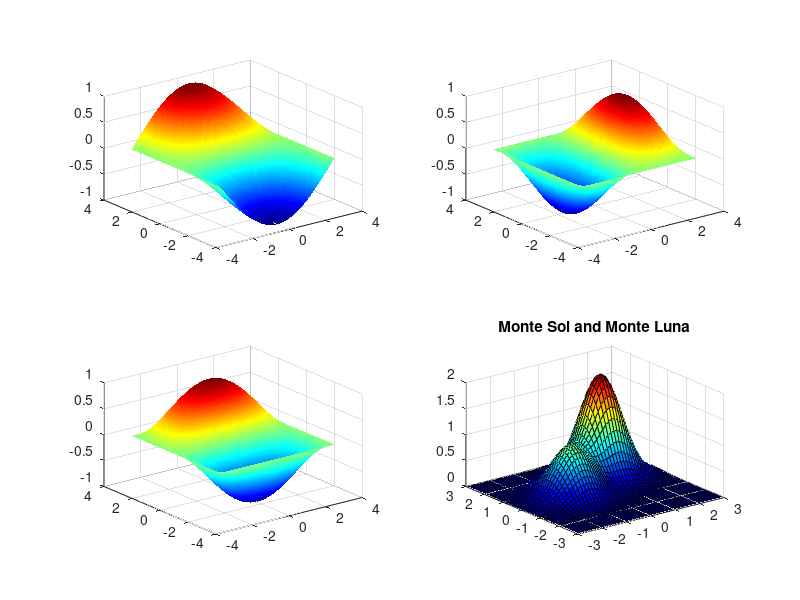
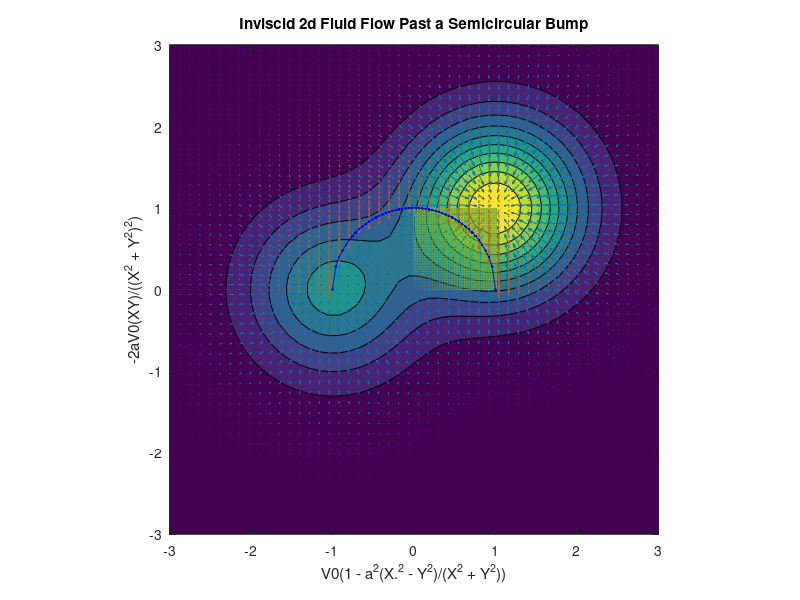

Write MATLAB code to recreate these figures, in order.
%% Lab 9
%Thomas Nocera

%% Problem 1

x = linspace(-pi, pi, 30);
y = linspace(-pi, pi, 30);
[X,Y] = meshgrid(x,y);
z = cos(X).*sin(Y);
pcolor(X,Y,z)
axis equal
axis tight

subplot(2,2,1)
pcolor(X,Y,z)
shading faceted

subplot(2,2,2)
pcolor(X,Y,z)
shading flat

subplot(2,2,3)
pcolor(X,Y,z)
shading interp

%% Problem 2

x = linspace(-pi,pi,20);
y = linspace(-pi,pi,20);
[X,Y] = meshgrid(x,y);
z = cos(X).* sin(Y);
surf(x,y,z)
colorbar()

%% Problem 3

x = linspace(-10,10,100);
y = linspace(-10,10,100);
[X,Y] = meshgrid(x,y);
r = sqrt(X.^2 + Y.^2);
z = 5*sin(r)./r;
surf(x,y,z)
shading interp

%% Problem 4

x= linspace(-pi,pi,100);
y= linspace(-pi,pi,100);
[X,Y] = meshgrid(x,y);
z1 = cos(X./2) .* sin(Y./2);
z2 = sin(X) .* cos(Y./2);
z3 = cos(X./2) .* sin(Y);
z4 = sin(X) .* sin(Y);

subplot(2,2,1)
surf(x,y,z1)
shading interp

subplot(2,2,2)
surf(x,y,z2)
shading interp

subplot(2,2,3)
surf(x,y,z3)
shading interp

subplot(2,2,4)
surf(x,y,z4)
shading interp

%% Problem 5

[phi,theta] = meshgrid(linspace(0,2*pi,100));
X = (cos(phi) + 3) .* cos(theta);
Y = (cos(phi) + 3) .* sin(theta);
Z = sin(phi);
C = sin(3*theta);
surf(X,Y,Z,C)
shading interp
%The image produces a donut shaped graph, which maps 2 variables to 4
%C is a variable and is represented by the colors at each point on the
%donut, this is the only way it can be represented because its a 4th
%dimension

%% Problem 6
close all
x = linspace(-3,3,50);
y = linspace(-3,3,50);
[X,Y] = meshgrid(x,y);
z = 2*exp((-(X-1).^2) - (Y-1).^2) + exp((-(X+1).^2) -Y.^2);
surf(x,y,z)
colormap('jet');
axis([-3 3 -3 3 0 2]);
title('Monte Sol and Monte Luna');

figure()
contourf(x,y,z)
hold on
dfdx = -4*(X-1).*exp(-(Y-1).^2 - (X-1).^2) - 2*(X+1).*exp(-Y.^2 - (X+1).^2);
dfdy = -4*(Y-1).*exp(-(X-1).^2 - (Y-1).^2) - 2*Y.*exp(-(X+1).^2 - Y.^2);
quiver(x,y,dfdx,dfdy)

%% Problem 7

close all
x = linspace(0,1,50);
y = linspace(0,1,50);
[X,Y] = meshgrid(x,y);

v0 = 1;

vx = v0 .* X;
vy = -1 * v0 .* Y;

quiver(x,y,vx,vy)
xlabel('V0 * X');
ylabel('-V0 * Y');
title('Invicid 2d Fluid Flow');


%% Problem 8

close all
x = linspace(-3,3,50);
y = linspace(0,3,50);
[X,Y] = meshgrid(x,y);

a = 1;
v0 = 1;

vx = v0 * (1 - a^2 * (X.^2 - Y.^2) ./ (X.^2 + Y.^2));
vy = -2 * a * v0 * (X * Y) ./ ((X.^2 + Y.^2).^2);

vx = (X.^2 + Y.^2 > a) .* vx;
vy = (X.^2 + Y.^2 > a) .* vy;

quiver(x,y,vx,vy);
xlabel('V0(1 - a^2(X.^2 - Y^2)/(X^2 + Y^2))');
ylabel('-2aV0(XY)/((X^2 + Y^2)^2)');
title('Inviscid 2d Fluid Flow Past a Semicircular Bump');
axis equal
hold on

x = linspace(-a,a,50);
y = linspace(0,a,50);
R = sqrt(a^2 - x.^2);

plot(x,R,'b.-');




